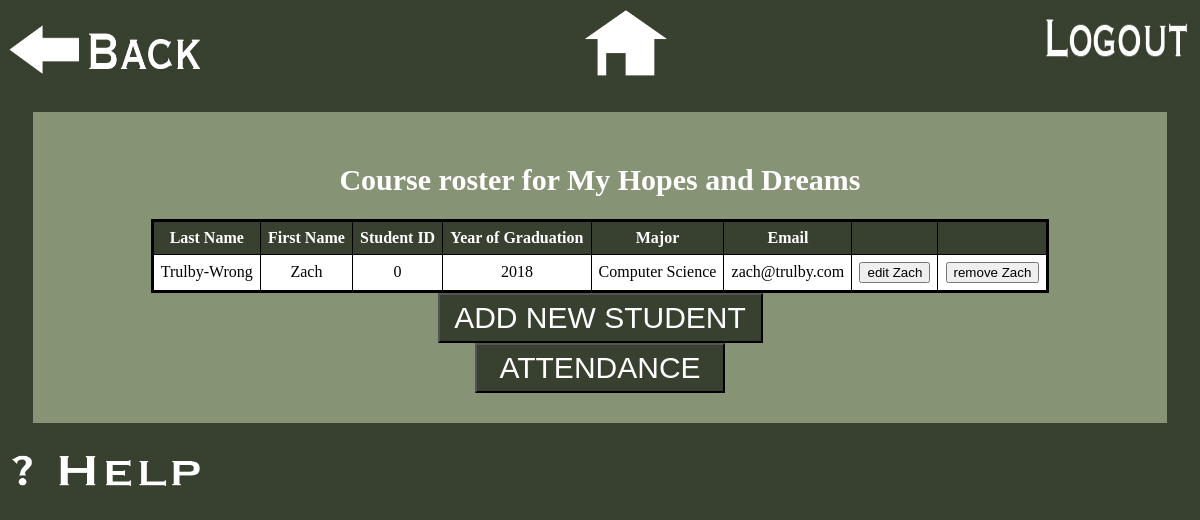
/CHproto/4/roster/ (signed in), run on the app's committed database.
### CHproto/models.py (models this page shows, shortened)
class Course(models.Model):
    teacher = models.ForeignKey(User, on_delete=models.CASCADE)
    name = models.CharField(max_length=200)
    hrs_per_mtg = models.IntegerField()
    mtgs_per_week = models.IntegerField()

class Student(models.Model):
    teacher = models.ForeignKey(User, on_delete=models.CASCADE)
    first_name = models.CharField(max_length=200)
    last_name = models.CharField(max_length=200)
    student_id_num = models.IntegerField()
    email = models.CharField(max_length=200)
    major = models.CharField(max_length=200)
    grad_year = models.IntegerField()

### CHproto/views.py (the view)
# urls.py: url(r'^(?P<course_id>[0-9]+)/roster/newstudent/$', views.newstudent, name='newstudent'),
@login_required
def roster(request, course_id):
    user = request.user
    curr_course = Course.objects.get(pk=course_id)
    query_results = Roster.objects.filter(course=curr_course) # query_results
    template = loader.get_template('roster.html')
    students = []
    for roster_entry in query_results:
        students.append(Student.objects.get(pk=roster_entry.student.pk))
    context = {
        'students': students,
        'course': curr_course,
    }
    return HttpResponse(template.render(context, request))

### CHproto/templates/roster.html (shortened to what this page needs)
<!DOCTYPE html>
<html lang="en">
<head>
</head>
<body bgcolor="#384130">
  <div class="back">
  {% load static %}
  <input id="back_button" onclick="window.history.back()" type="image" src="{% static 'posts/back_button.png' %}" alt="Brings
  the user to previous page" style="float: left" height="90" width="200"></a>
  </div>
  <div class="logout">
    {% load static %}
    <center><a href="/CHproto/logout"><input type="image" src="{% static 'posts/logout.jpg' %}" alt=
      "Logs the user out" style="float: right" height="65" width=
      "150"></a></center>
  </div>
  <div class="home">
      {% load static %}
      <center><a href="/CHproto/profile"><input type="image" src="{% static 'posts/home_button.png' %}"
        alt="Brings the user to the homepage" stlyle="float: right"
        height="75" width="100"/></a></center>
  </div>
<div class="container">
<h1>Course roster for {{ course.name }}</h1>
{% if students %}
    <center><table>
      <tr>
        <th>Last Name</th>
        <th>First Name</th>
        <th>Student ID</th>
        <th>Year of Graduation</th>
        <th>Major</th>
        <th>Email</th>
        <th></th>
        <th></th>
      </tr>
    {% for student in students %}
      <tr>
        {% load staticfiles %}
        <td>{{ student.last_name }}</td>
        <td>{{ student.first_name }}</td>
        <td>{{ student.student_id_num }}</td>
        <td>{{ student.grad_year }}</td>
        <td>{{ student.major }}</td>
        <td>{{ student.email }}</td>
        <td><a href="/CHproto/{{student.id}}/{{course.id}}/editstudent/"><button class="editbtn">edit {{student.first_name}}</button></a></td>
        <td><a href="/CHproto/{{student.id}}/{{course.id}}/removefromroster"><button class="removebtn" onclick="return confirm('Are you sure?')">remove {{student.first_name}}</button></a></td>
      </tr>
    {% endfor %}
    </table></center>
  {% endif %}
<center><a href="newstudent/"><input class="add_new_student_button" type="submit" value="ADD NEW STUDENT"></input></a></center>
  <center><a href="/CHproto/{{ course.id }}/attendance/"><input class="attendance_button" type="submit" value="ATTENDANCE"></input></a></center>
</div>
<div>
  {% load static %}
  <a href="/CHproto/help"><input id="help_button" type="image" src="{% static 'posts/help_button.png' %}" alt="Help button"></a>
</div>
</body>
</html>

### CHproto/templates/roster.html (style rules this page uses)
#back_button { float:left; alt:Submit; height: 90px; width:200px; alt: the back button will return the user back to the home page (Course page).; }
#help_button { height: 45px; width: 200px; alt: The help button will navigate the user to the help page which will explain what things do in the page; }
table { border: 3px solid black; border-collapse: collapse; alt: Adjusting how the table will display the roster content.; }
th, td { border: 1px solid black; width: auto; background-color: white; text-align: center; border-collapse: collapse; padding: 7.1px; alt: Adjusting the table display even deeper (text, positioning, border color etc.); }
th { background-color: #384130; color: white; alt: Give table headers a specific background color and text color; }
h1 { font-family: "Copperplate Gothic Light"; font-size: 30px; font-style: normal; font-variant: normal; font-weight: 1250; line-height: 36.4px; color: white; text-align: center; alt: formatting the title "COURSE ROSTER FOR [INSERT COURSE NAME HERE]" }
.container { float: none; clear: left; display: block; background: #869375; padding: 30px; margin: 25px; white-space: nowrap; height: auto; width: auto; alt: formatting the content of the roster page to display accordingly.; }
.add_new_student_button { height: 50px; width: 325px; color: white; background-color:#384130; font-size:30px; }
.attendance_button { height: 50px; width: 250px; color: white; background-color:#384130; font-size:30px; }

### data on the page
Course: name "My Hopes and Dreams"
Student: last_name "Trulby-Wrong", first_name "Zach", student_id_num "0", grad_year "2018", major "Computer Science", email "zach@trulby.com"
